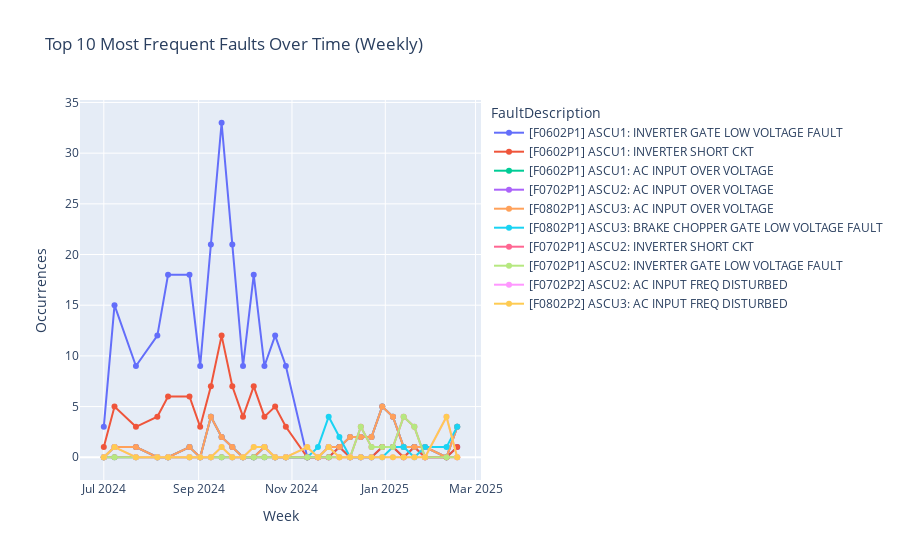

This figure's notebook cell:
### Markdown cell above
## Interactive Plot

### Code cell
import plotly.express as px

sorted_columns = top10.sum().sort_values(ascending=False).index
fig = px.line(
    top10[sorted_columns],
    markers=True,
    title="Top 10 Most Frequent Faults Over Time (Weekly)",
)
fig.update_layout(xaxis_title="Week", yaxis_title="Occurrences")
fig.show()
